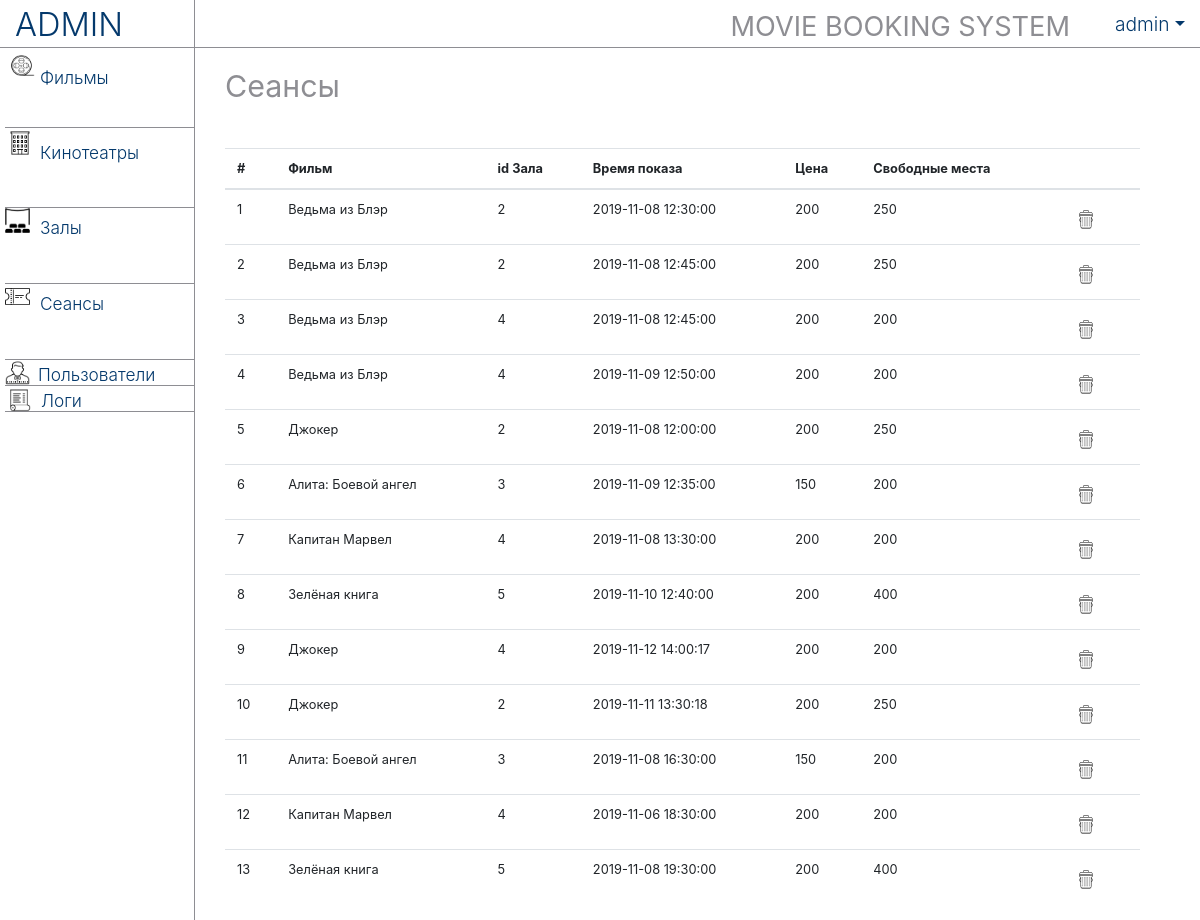
/admin/seances.php (signed in), run on the app's committed database.
### tables this page shows
create table seances (id int(10) NOT NULL auto_increment, movie_id int not null, hall_id int not null,
	showtime datetime not null, charge int not null, free_space int,  primary key(id));

### admin/seances.php (the view, shortened to what this page needs)
  <?php include('includes/header.php');
    $seances=mysqli_query($con,"select * from seances");
    $moviesraw=mysqli_query($con,"select * from movies");
    $movies = array();
    while($item = mysqli_fetch_array($moviesraw)){
      $movies[$item['id']] = $item['title'];
    }
  ?>
    <div class="container-fluid row justify-content-end">
      <?php include('includes/sidebar.php');?>
      <div class="col-md-10 content">
        <div class="page-title-outer">
          <div class="page-title-inner">
            <h1>Сеансы</h1>
          </div>
        </div>
        <div class="table-outer">
          <table id="editableTable" class="table">
            <thead>
              <tr>
                <th>#</th>
                <th>Фильм</th>
                <th>id Зала</th>
                <th>Время показа</th>
                <th>Цена</th>
                <th>Свободные места</th>
              </tr>
            </thead>
            <tbody>
              <?php
              while( $item = mysqli_fetch_array($seances) ) { ?>
                 <tr id="<?php $item['id'] ?>">
                 <td><?= $item['id'] ?></td>
                 <td><?= $movies[$item['movie_id']] ?></td>
                 <td><?= $item ['hall_id'] ?></td>
                 <td><?= $item ['showtime'] ?></td>
                 <td><?= $item ['charge'] ?></td>
                 <td><?= $item ['free_space'] ?></td>
                 </tr>
              <?php } ?>
            </tbody>
          </table>
        </div>
    </div>
    </div>
</body>
</html>

### admin/assets/css/master.css (style rules this page uses)
body { width: 100%; height: 100%; }
h1 { color: #8e8e93; font-weight: 400; margin-left: 30px; padding-top: 20px; border: 0; font-size: 1.9em; }
.page-title-inner { height: 80px; width: 100%; }
.table-outer { margin: 20px 30px 0 30px; font-size: 0.8em; line-height: 15px; }
.content { display: inline-block; padding: 0; }

### data on the page
seances: id "1", movie "Ведьма из Блэр", hall "2", showtime "2019-11-08 12:30:00", charge "200", free_space "250"
seances: id "2", movie "Ведьма из Блэр", hall "2", showtime "2019-11-08 12:45:00", charge "200", free_space "250"
seances: id "3", movie "Ведьма из Блэр", hall "4", showtime "2019-11-08 12:45:00", charge "200", free_space "200"
seances: id "4", movie "Ведьма из Блэр", hall "4", showtime "2019-11-09 12:50:00", charge "200", free_space "200"
seances: id "5", movie "Джокер", hall "2", showtime "2019-11-08 12:00:00", charge "200", free_space "250"
seances: id "6", movie "Алита: Боевой ангел", hall "3", showtime "2019-11-09 12:35:00", charge "150", free_space "200"
seances: id "7", movie "Капитан Марвел", hall "4", showtime "2019-11-08 13:30:00", charge "200", free_space "200"
seances: id "8", movie "Зелёная книга", hall "5", showtime "2019-11-10 12:40:00", charge "200", free_space "400"
seances: id "9", movie "Джокер", hall "4", showtime "2019-11-12 14:00:17", charge "200", free_space "200"
seances: id "10", movie "Джокер", hall "2", showtime "2019-11-11 13:30:18", charge "200", free_space "250"
seances: id "11", movie "Алита: Боевой ангел", hall "3", showtime "2019-11-08 16:30:00", charge "150", free_space "200"
seances: id "12", movie "Капитан Марвел", hall "4", showtime "2019-11-06 18:30:00", charge "200", free_space "200"
seances: id "13", movie "Зелёная книга", hall "5", showtime "2019-11-08 19:30:00", charge "200", free_space "400"

### other printed values
$_SESSION['admin'] "admin"
